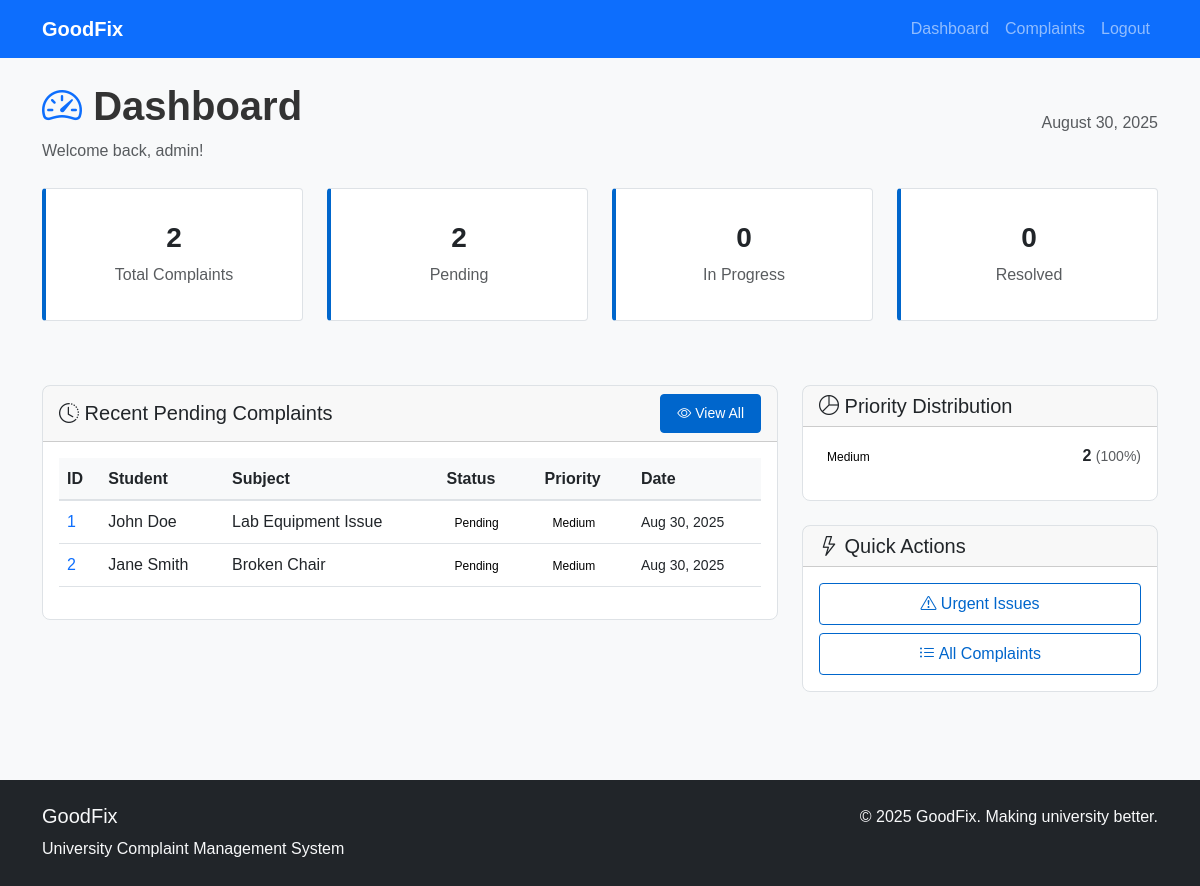
Page /admin/dashboard.php (signed in) on the committed database.
### tables this page shows
CREATE TABLE complaints (
    id INT PRIMARY KEY AUTO_INCREMENT,
    student_name VARCHAR(100) NOT NULL,
    student_id VARCHAR(20) NOT NULL,
    email VARCHAR(100) NOT NULL,
    faculty VARCHAR(50) NOT NULL,
    complaint_type VARCHAR(50) NOT NULL,
    subject VARCHAR(200) NOT NULL,
    description TEXT NOT NULL,
    status ENUM('pending', 'in_progress', 'resolved', 'closed') DEFAULT 'pending',
    priority ENUM('low', 'medium', 'high', 'urgent') DEFAULT 'medium',
    submitted_at TIMESTAMP DEFAULT CURRENT_TIMESTAMP,
    updated_at TIMESTAMP DEFAULT CURRENT_TIMESTAMP ON UPDATE CURRENT_TIMESTAMP
);

### admin/dashboard.php (the view, shortened to what this page needs)
<?php
include '../includes/header.php';
include '../includes/db.php';
$stats = [];
$stmt = $pdo->query("SELECT COUNT(*) as total FROM complaints");
$stats['total'] = $stmt->fetch()['total'];
$stmt = $pdo->query("SELECT COUNT(*) as pending FROM complaints WHERE status = 'pending'");
$stats['pending'] = $stmt->fetch()['pending'];
$stmt = $pdo->query("SELECT COUNT(*) as in_progress FROM complaints WHERE status = 'in_progress'");
$stats['in_progress'] = $stmt->fetch()['in_progress'];
$stmt = $pdo->query("SELECT COUNT(*) as resolved FROM complaints WHERE status = 'resolved'");
$stats['resolved'] = $stmt->fetch()['resolved'];
$stmt = $pdo->query("SELECT * FROM complaints WHERE status = 'pending' ORDER BY submitted_at DESC LIMIT 5");
$recent_pending_complaints = $stmt->fetchAll();
$stmt = $pdo->query("SELECT priority, COUNT(*) as count FROM complaints GROUP BY priority");
$priority_stats = $stmt->fetchAll();
?>
<main>
    <div class="container py-4">
        <div class="d-flex justify-content-between align-items-center mb-4">
            <div>
                <h1 class="fw-bold">
                    <i class="bi bi-speedometer2 text-primary"></i> Dashboard
                </h1>
                <p class="text-muted mb-0">Welcome back, <?php echo htmlspecialchars($_SESSION['admin_username']); ?>!</p>
            </div>
            <div class="text-end">
                <p class="mb-0 text-muted">
                    <?php echo date('F j, Y'); ?>
                </p>
            </div>
        </div>
        <div class="row g-4 mb-5">
            <div class="col-md-3">
                <div class="card stat-card">
                    <div class="card-body text-center">
                        <h3 class="fw-bold"><?php echo $stats['total']; ?></h3>
                        <p class="text-muted mb-0">Total Complaints</p>
                    </div>
                </div>
            </div>
            <div class="col-md-3">
                <div class="card stat-card">
                    <div class="card-body text-center">
                        <h3 class="fw-bold"><?php echo $stats['pending']; ?></h3>
                        <p class="text-muted mb-0">Pending</p>
                    </div>
                </div>
            </div>
            <div class="col-md-3">
                <div class="card stat-card">
                    <div class="card-body text-center">
                        <h3 class="fw-bold"><?php echo $stats['in_progress']; ?></h3>
                        <p class="text-muted mb-0">In Progress</p>
                    </div>
                </div>
            </div>
            <div class="col-md-3">
                <div class="card stat-card">
                    <div class="card-body text-center">
                        <h3 class="fw-bold"><?php echo $stats['resolved']; ?></h3>
                        <p class="text-muted mb-0">Resolved</p>
                    </div>
                </div>
            </div>
        </div>
        <div class="row g-4">
            <div class="col-lg-8">
                <div class="card">
                    <div class="card-header d-flex justify-content-between align-items-center">
                        <h5 class="mb-0">
                            <i class="bi bi-clock-history"></i> Recent Pending Complaints
                        </h5>
                        <a href="view_complaints.php" class="btn btn-sm btn-primary">
                            <i class="bi bi-eye"></i> View All
                        </a>
                    </div>
                    <div class="card-body">
                        <?php if (empty($recent_pending_complaints)): ?>
                        <div class="text-center text-muted py-4">
                            <i class="bi bi-inbox fs-1"></i>
                            <p class="mt-2">No pending complaints yet</p>
                        </div>
                        <?php else: ?>
                        <div class="table-responsive">
                            <table class="table table-hover">
                                <thead>
                                    <tr>
                                        <th>ID</th>
                                        <th>Student</th>
                                        <th>Subject</th>
                                        <th>Status</th>
                                        <th>Priority</th>
                                        <th>Date</th>
                                    </tr>
                                </thead>
                                <tbody>
                                    <?php foreach ($recent_pending_complaints as $complaint): ?>
                                    <tr>
                                        <td>
                                            <a href="complaint_detail.php?id=<?php echo $complaint['id']; ?>" class="text-decoration-none">
                                                <?php echo $complaint['id']; ?>
                                            </a>
                                        </td>
                                        <td><?php echo htmlspecialchars($complaint['student_name']); ?></td>
                                        <td>
                                            <span class="text-truncate" style="max-width: 200px;">
                                                <?php echo htmlspecialchars($complaint['subject']); ?>
                                            </span>
                                        </td>
                                        <td>
                                            <span class="status">
                                                <?php echo ucfirst(str_replace('_', ' ', $complaint['status'])); ?>
                                            </span>
                                        </td>
                                        <td>
                                            <span class="priority">
                                                <?php echo ucfirst($complaint['priority']); ?>
                                            </span>
                                        </td>
                                        <td>
                                            <small><?php echo date('M j, Y', strtotime($complaint['submitted_at'])); ?></small>
                                        </td>
                                    </tr>
                                    <?php endforeach; ?>
                                </tbody>
                            </table>
                        </div>
                        <?php endif; ?>
                    </div>
                </div>
            </div>
            <div class="col-lg-4">
                <div class="card">
                    <div class="card-header">
                        <h5 class="mb-0">
                            <i class="bi bi-pie-chart"></i> Priority Distribution
                        </h5>
                    </div>
                    <div class="card-body">
                        <?php if (empty($priority_stats)): ?>
                        <div class="text-center text-muted py-4">
                            <i class="bi bi-pie-chart fs-1"></i>
                            <p class="mt-2">No data available</p>
                        </div>
                        <?php else: ?>
                        <?php foreach ($priority_stats as $priority): ?>
                        <div class="d-flex justify-content-between align-items-center mb-3">
                            <div>
                                <span class="priority">
                                    <?php echo ucfirst($priority['priority']); ?>
                                </span>
                            </div>
                            <div>
                                <strong><?php echo $priority['count']; ?></strong>
                                <small class="text-muted">
                                    (<?php echo $stats['total'] > 0 ? round(($priority['count'] / $stats['total']) * 100) : 0; ?>%)
                                </small>
                            </div>
                        </div>
                        <?php endforeach; ?>
                        <?php endif; ?>
                    </div>
                </div>
                <div class="card mt-4">
                    <div class="card-header">
                        <h5 class="mb-0">
                            <i class="bi bi-lightning"></i> Quick Actions
                        </h5>
                    </div>
                    <div class="card-body">
                        <div class="d-grid gap-2">
                            <a href="view_complaints.php?filter=urgent" class="btn btn-outline-primary">
                                <i class="bi bi-exclamation-triangle"></i> Urgent Issues
                            </a>
                            <a href="view_complaints.php" class="btn btn-outline-primary">
                                <i class="bi bi-list-ul"></i> All Complaints
                            </a>
                        </div>
                    </div>
                </div>
            </div>
        </div>
    </div>
</main>
<?php include '../includes/footer.php'; ?>

### css/style.css (style rules this page uses)
:root { --primary-color: #0066cc; --secondary-color: #6c757d; --success-color: #28a745; --warning-color: #ffc107; --danger-color: #dc3545; --light-gray: #f8f9fa; --border-color: #dee2e6; }
body { font-family: Arial, sans-serif; background-color: var(--light-gray); line-height: 1.6; color: #333; }
.card { border: 1px solid var(--border-color); border-radius: 8px; margin-bottom: 1rem; }
.status { color: #000000; padding: 4px 8px; border-radius: 4px; font-size: 12px; }
.priority { color: #000000; padding: 4px 8px; border-radius: 4px; font-size: 12px; }
.btn { padding: 8px 16px; border-radius: 4px; border: 1px solid transparent; text-decoration: none; display: inline-block; }
.btn-primary { background-color: var(--primary-color); border-color: var(--primary-color); color: white; }
.btn-outline-primary { color: var(--primary-color); border-color: var(--primary-color); background-color: white; }
.stat-card { border-left: 4px solid var(--primary-color); padding: 1rem; background-color: white; border-radius: 4px; text-align: center; }
.table { background-color: white; }
.table th { background-color: var(--light-gray); border-bottom: 2px solid var(--border-color); font-weight: bold; }
.table td { border-bottom: 1px solid var(--border-color); vertical-align: middle; }
*, *::before, *::after { transition: none !important; animation: none !important; }

### rows in the picture
complaints: id "1", student_name "John Doe", subject "Lab Equipment Issue", status "Pending", priority "Medium", submitted_at "Aug 30, 2025"
complaints: id "2", student_name "Jane Smith", subject "Broken Chair", status "Pending", priority "Medium", submitted_at "Aug 30, 2025"

### other values in the picture
$_SESSION['admin_username'] "admin"
$stats['total'] "2"
$stats['pending'] "2"
$stats['in_progress'] "0"
$stats['resolved'] "0"
$priority['priority'] "Medium"
$priority['count'] "2"
